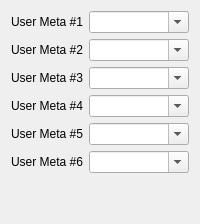
             <widget class="QWidget" name="user_metadata">
              <attribute name="title">
               <string>User Metadata</string>
              </attribute>
              <layout class="QVBoxLayout" name="verticalLayout_19">
               <item>
                <layout class="QFormLayout" name="formLayout_2">
                 <item row="0" column="0">
                  <widget class="QLabel" name="label_81">
                   <property name="text">
                    <string>User Meta #1</string>
                   </property>
                  </widget>
                 </item>
                 <item row="0" column="1">
                  <widget class="QComboBox" name="upload_usermeta1">
                   <property name="enabled">
                    <bool>true</bool>
                   </property>
                   <property name="editable">
                    <bool>true</bool>
                   </property>
                  </widget>
                 </item>
                 <item row="1" column="0">
                  <widget class="QLabel" name="label_82">
                   <property name="text">
                    <string>User Meta #2</string>
                   </property>
                  </widget>
                 </item>
                 <item row="1" column="1">
                  <widget class="QComboBox" name="upload_usermeta2">
                   <property name="enabled">
                    <bool>true</bool>
                   </property>
                   <property name="editable">
                    <bool>true</bool>
                   </property>
                  </widget>
                 </item>
                 <item row="2" column="0">
                  <widget class="QLabel" name="label_83">
                   <property name="text">
                    <string>User Meta #3</string>
                   </property>
                  </widget>
                 </item>
                 <item row="2" column="1">
                  <widget class="QComboBox" name="upload_usermeta3">
                   <property name="enabled">
                    <bool>true</bool>
                   </property>
                   <property name="editable">
                    <bool>true</bool>
                   </property>
                  </widget>
                 </item>
                 <item row="3" column="0">
                  <widget class="QLabel" name="label_91">
                   <property name="text">
                    <string>User Meta #4</string>
                   </property>
                  </widget>
                 </item>
                 <item row="3" column="1">
                  <widget class="QComboBox" name="upload_usermeta4">
                   <property name="enabled">
                    <bool>true</bool>
                   </property>
                   <property name="editable">
                    <bool>true</bool>
                   </property>
                  </widget>
                 </item>
                 <item row="4" column="1">
                  <widget class="QComboBox" name="upload_usermeta5">
                   <property name="enabled">
                    <bool>true</bool>
                   </property>
                   <property name="editable">
                    <bool>true</bool>
                   </property>
                  </widget>
                 </item>
                 <item row="4" column="0">
                  <widget class="QLabel" name="label_90">
                   <property name="text">
                    <string>User Meta #5</string>
                   </property>
                  </widget>
                 </item>
                 <item row="5" column="0">
                  <widget class="QLabel" name="label_92">
                   <property name="text">
                    <string>User Meta #6</string>
                   </property>
                  </widget>
                 </item>
                 <item row="5" column="1">
                  <widget class="QComboBox" name="upload_usermeta6">
                   <property name="enabled">
                    <bool>true</bool>
                   </property>
                   <property name="editable">
                    <bool>true</bool>
                   </property>
                  </widget>
                 </item>
                </layout>
               </item>
               <item>
                <spacer name="verticalSpacer_39">
                 <property name="orientation">
                  <enum>Qt::Vertical</enum>
                 </property>
                 <property name="sizeHint" stdset="0">
                  <size>
                   <width>20</width>
                   <height>40</height>
                  </size>
                 </property>
                </spacer>
               </item>
              </layout>
             </widget>
